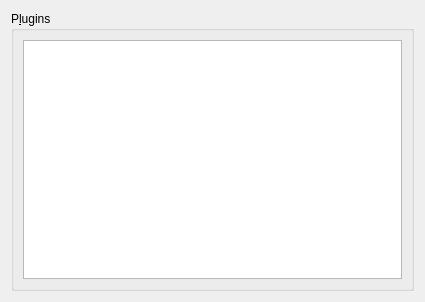
<?xml version="1.0" encoding="UTF-8"?>
<ui version="4.0">
 <class>MarblePluginSettingsWidget</class>
 <widget class="QWidget" name="MarblePluginSettingsWidget">
  <property name="geometry">
   <rect>
    <x>0</x>
    <y>0</y>
    <width>425</width>
    <height>302</height>
   </rect>
  </property>
  <layout class="QVBoxLayout">
   <item>
    <widget class="QGroupBox" name="groupBox_plugins">
     <property name="toolTip">
      <string>&lt;!DOCTYPE HTML PUBLIC &quot;-//W3C//DTD HTML 4.0//EN&quot; &quot;http://www.w3.org/TR/REC-html40/strict.dtd&quot;&gt;
&lt;html&gt;&lt;head&gt;&lt;meta name=&quot;qrichtext&quot; content=&quot;1&quot; /&gt;&lt;style type=&quot;text/css&quot;&gt;
p, li { white-space: pre-wrap; }
&lt;/style&gt;&lt;/head&gt;&lt;body style=&quot; font-family:'DejaVu Sans'; font-size:9pt; font-weight:400; font-style:normal;&quot;&gt;
&lt;p style=&quot; margin-top:0px; margin-bottom:0px; margin-left:0px; margin-right:0px; -qt-block-indent:0; text-indent:0px;&quot;&gt;&lt;span style=&quot; font-family:'Sans Serif';&quot;&gt;This is Marble's machine room for advanced users. Here you can select and deselect the functionality that is provided through plugins. &lt;/span&gt;&lt;/p&gt;
&lt;p style=&quot; margin-top:0px; margin-bottom:0px; margin-left:0px; margin-right:0px; -qt-block-indent:0; text-indent:0px;&quot;&gt;&lt;span style=&quot; font-family:'Sans Serif';&quot;&gt;Deselecting a plugin will remove the functionality from the map, menus and toolbars. &lt;/span&gt;&lt;/p&gt;
&lt;p style=&quot; margin-top:0px; margin-bottom:0px; margin-left:0px; margin-right:0px; -qt-block-indent:0; text-indent:0px;&quot;&gt;&lt;span style=&quot; font-family:'Sans Serif';&quot;&gt;Also some of the plugins might allow for tweaking their configuration a bit. &lt;/span&gt;&lt;/p&gt;&lt;/body&gt;&lt;/html&gt;</string>
     </property>
     <property name="title">
      <string>P&amp;lugins</string>
     </property>
     <layout class="QVBoxLayout">
      <item>
       <widget class="QListView" name="m_pluginListView"/>
      </item>
     </layout>
    </widget>
   </item>
  </layout>
 </widget>
 <resources/>
 <connections/>
</ui>
